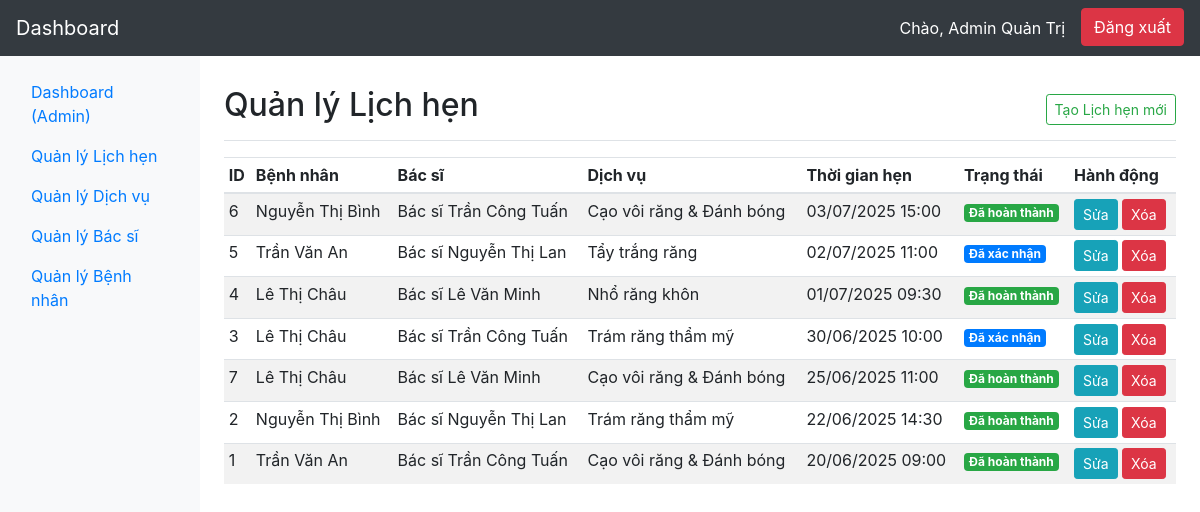
/admin/appointments/appointments.php (signed in), run on the app's committed database.
### tables this page shows
CREATE TABLE `appointments` (
  `id` bigint(20) UNSIGNED NOT NULL,
  `patient_id` bigint(20) UNSIGNED DEFAULT NULL,
  `doctor_id` bigint(20) UNSIGNED DEFAULT NULL,
  `service_id` bigint(20) UNSIGNED DEFAULT NULL,
  `appointment_time` datetime NOT NULL,
  `status` enum('pending','confirmed','cancelled','completed') NOT NULL DEFAULT 'pending',
  `notes` text DEFAULT NULL,
  `created_at` timestamp NULL DEFAULT current_timestamp(),
  `updated_at` timestamp NULL DEFAULT current_timestamp() ON UPDATE current_timestamp()
);

CREATE TABLE `users` (
  `id` bigint(20) UNSIGNED NOT NULL,
  `name` varchar(255) NOT NULL,
  `email` varchar(255) NOT NULL,
  `password` varchar(255) NOT NULL,
  `phone` varchar(20) DEFAULT NULL,
  `role` enum('patient','doctor','admin') NOT NULL DEFAULT 'patient',
  `created_at` timestamp NULL DEFAULT current_timestamp(),
  `updated_at` timestamp NULL DEFAULT current_timestamp() ON UPDATE current_timestamp()
);

CREATE TABLE `services` (
  `id` bigint(20) UNSIGNED NOT NULL,
  `name` varchar(255) NOT NULL,
  `description` text DEFAULT NULL,
  `duration_minutes` int(11) NOT NULL,
  `price` decimal(12,2) NOT NULL,
  `created_at` timestamp NULL DEFAULT current_timestamp(),
  `updated_at` timestamp NULL DEFAULT current_timestamp() ON UPDATE current_timestamp()
);

### admin/appointments/appointments.php (the view, shortened to what this page needs)
<?php
require '../../includes/db.php';
$sql = "SELECT
            a.id,
            a.appointment_time,
            a.status,
            p.name AS patient_name,
            d_user.name AS doctor_name,
            s.name AS service_name
        FROM appointments a
        LEFT JOIN users p ON a.patient_id = p.id
        LEFT JOIN doctors d ON a.doctor_id = d.id
        LEFT JOIN users AS d_user ON d.user_id = d_user.id
        LEFT JOIN services s ON a.service_id = s.id
        ORDER BY a.appointment_time DESC";
$result = $conn->query($sql);
require '../includes/header.php';
require '../includes/sidebar.php';
function getStatusBadge($status) {
    switch ($status) {
        case 'confirmed':
            return '<span class="badge badge-primary">Đã xác nhận</span>';
        case 'completed':
            return '<span class="badge badge-success">Đã hoàn thành</span>';
    }
}
?>
<main role="main" class="col-md-9 ml-sm-auto col-lg-10 px-md-4 main-content">
    <div class="d-flex justify-content-between flex-wrap flex-md-nowrap align-items-center pt-3 pb-2 mb-3 border-bottom">
        <h1 class="h2">Quản lý Lịch hẹn</h1>
        <div class="btn-toolbar mb-2 mb-md-0">
            <a href="create.php" class="btn btn-sm btn-outline-success">
                Tạo Lịch hẹn mới
            </a>
        </div>
    </div>
    <div class="table-responsive">
        <table class="table table-striped table-sm">
            <thead>
                <tr>
                    <th>ID</th>
                    <th>Bệnh nhân</th>
                    <th>Bác sĩ</th>
                    <th>Dịch vụ</th>
                    <th>Thời gian hẹn</th>
                    <th>Trạng thái</th>
                    <th>Hành động</th>
                </tr>
            </thead>
            <tbody>
                <?php if ($result && $result->num_rows > 0): ?>
                    <?php while($row = $result->fetch_assoc()): ?>
                    <tr>
                        <td><?php echo $row['id']; ?></td>
                        <td><?php echo htmlspecialchars($row['patient_name'] ?? 'N/A'); ?></td>
                        <td><?php echo htmlspecialchars($row['doctor_name'] ?? 'N/A'); ?></td>
                        <td><?php echo htmlspecialchars($row['service_name'] ?? 'N/A'); ?></td>
                        <td><?php echo date('d/m/Y H:i', strtotime($row['appointment_time'])); ?></td>
                        <td><?php echo getStatusBadge($row['status']); ?></td>
                        <td>
                            <a href="edit.php?id=<?php echo $row['id']; ?>" class="btn btn-sm btn-info">Sửa</a>
                            <a href="delete.php?id=<?php echo $row['id']; ?>" class="btn btn-sm btn-danger" onclick="return confirm('Bạn có chắc chắn muốn xóa lịch hẹn này không?');">Xóa</a>
                        </td>
                    </tr>
                    <?php endwhile; ?>
                <?php else: ?>
                    <tr>
                        <td colspan="7" class="text-center">Chưa có lịch hẹn nào.</td>
                    </tr>
                <?php endif; ?>
            </tbody>
        </table>
    </div>
</main>
<?php
require '../includes/footer.php';
?>

### admin/includes/header.php (style rules this page uses)
.main-content { margin-left: 220px; padding-top: 70px; }

### data on the page
appointments: id "6", patient.name "Nguyễn Thị Bình", users.name "Bác sĩ Trần Công Tuấn", service.name "Cạo vôi răng & Đánh bóng", appointment_time "03/07/2025 15:00", status "Đã hoàn thành"
appointments: id "5", patient.name "Trần Văn An", users.name "Bác sĩ Nguyễn Thị Lan", service.name "Tẩy trắng răng", appointment_time "02/07/2025 11:00", status "Đã xác nhận"
appointments: id "4", patient.name "Lê Thị Châu", users.name "Bác sĩ Lê Văn Minh", service.name "Nhổ răng khôn", appointment_time "01/07/2025 09:30", status "Đã hoàn thành"
appointments: id "3", patient.name "Lê Thị Châu", users.name "Bác sĩ Trần Công Tuấn", service.name "Trám răng thẩm mỹ", appointment_time "30/06/2025 10:00", status "Đã xác nhận"
appointments: id "7", patient.name "Lê Thị Châu", users.name "Bác sĩ Lê Văn Minh", service.name "Cạo vôi răng & Đánh bóng", appointment_time "25/06/2025 11:00", status "Đã hoàn thành"
appointments: id "2", patient.name "Nguyễn Thị Bình", users.name "Bác sĩ Nguyễn Thị Lan", service.name "Trám răng thẩm mỹ", appointment_time "22/06/2025 14:30", status "Đã hoàn thành"
appointments: id "1", patient.name "Trần Văn An", users.name "Bác sĩ Trần Công Tuấn", service.name "Cạo vôi răng & Đánh bóng", appointment_time "20/06/2025 09:00", status "Đã hoàn thành"

### other printed values
$user_name "Admin Quản Trị"
